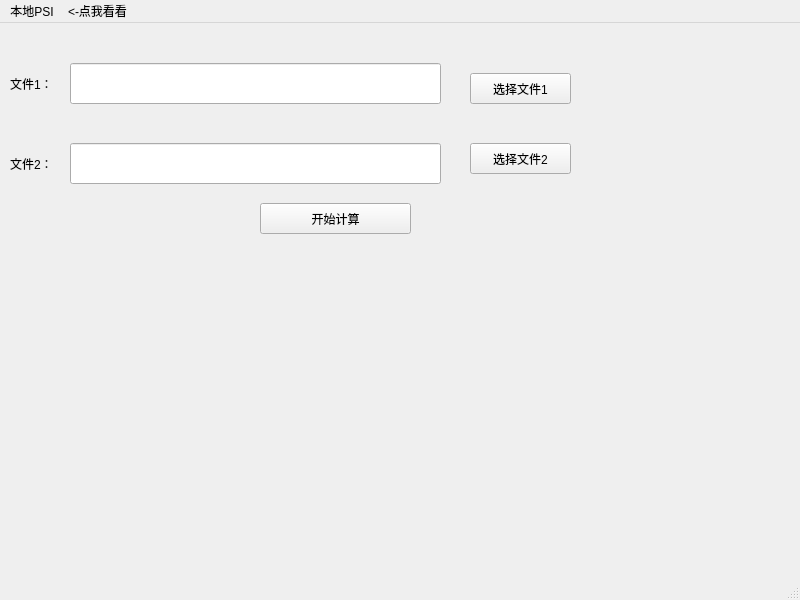
<?xml version="1.0" encoding="UTF-8"?>
<ui version="4.0">
 <class>page2</class>
 <widget class="QMainWindow" name="page2">
  <property name="geometry">
   <rect>
    <x>0</x>
    <y>0</y>
    <width>800</width>
    <height>600</height>
   </rect>
  </property>
  <property name="windowTitle">
   <string>MainWindow</string>
  </property>
  <widget class="QWidget" name="centralwidget">
   <widget class="QStackedWidget" name="stackedWidget">
    <property name="geometry">
     <rect>
      <x>0</x>
      <y>0</y>
      <width>800</width>
      <height>600</height>
     </rect>
    </property>
    <widget class="QWidget" name="page">
     <widget class="QWidget" name="widget" native="true">
      <property name="geometry">
       <rect>
        <x>0</x>
        <y>0</y>
        <width>620</width>
        <height>221</height>
       </rect>
      </property>
      <widget class="QLineEdit" name="file2input">
       <property name="geometry">
        <rect>
         <x>70</x>
         <y>120</y>
         <width>371</width>
         <height>41</height>
        </rect>
       </property>
      </widget>
      <widget class="QLabel" name="label_2">
       <property name="geometry">
        <rect>
         <x>10</x>
         <y>120</y>
         <width>61</width>
         <height>41</height>
        </rect>
       </property>
       <property name="text">
        <string>文件2：</string>
       </property>
      </widget>
      <widget class="QLabel" name="label">
       <property name="geometry">
        <rect>
         <x>10</x>
         <y>40</y>
         <width>61</width>
         <height>41</height>
        </rect>
       </property>
       <property name="text">
        <string>文件1：</string>
       </property>
      </widget>
      <widget class="QLineEdit" name="file1input">
       <property name="geometry">
        <rect>
         <x>70</x>
         <y>40</y>
         <width>371</width>
         <height>41</height>
        </rect>
       </property>
      </widget>
      <widget class="QPushButton" name="file1but">
       <property name="geometry">
        <rect>
         <x>470</x>
         <y>50</y>
         <width>101</width>
         <height>31</height>
        </rect>
       </property>
       <property name="text">
        <string>选择文件1</string>
       </property>
       <property name="icon">
        <iconset resource="icon.qrc">
         <normaloff>:/png/img/choisefile.png</normaloff>:/png/img/choisefile.png</iconset>
       </property>
      </widget>
      <widget class="QPushButton" name="file2but">
       <property name="geometry">
        <rect>
         <x>470</x>
         <y>120</y>
         <width>101</width>
         <height>31</height>
        </rect>
       </property>
       <property name="text">
        <string>选择文件2</string>
       </property>
       <property name="icon">
        <iconset resource="icon.qrc">
         <normaloff>:/png/img/choisefile.png</normaloff>:/png/img/choisefile.png</iconset>
       </property>
      </widget>
      <widget class="QPushButton" name="startcup">
       <property name="geometry">
        <rect>
         <x>260</x>
         <y>180</y>
         <width>151</width>
         <height>31</height>
        </rect>
       </property>
       <property name="text">
        <string>开始计算</string>
       </property>
       <property name="icon">
        <iconset resource="icon.qrc">
         <normaloff>:/png/img/1.png</normaloff>:/png/img/1.png</iconset>
       </property>
      </widget>
     </widget>
    </widget>
    <widget class="QWidget" name="page_2"/>
   </widget>
  </widget>
  <widget class="QMenuBar" name="menubar">
   <property name="geometry">
    <rect>
     <x>0</x>
     <y>0</y>
     <width>800</width>
     <height>29</height>
    </rect>
   </property>
   <widget class="QMenu" name="menu_PSI">
    <property name="title">
     <string>本地PSI</string>
    </property>
    <addaction name="actionCM20"/>
    <addaction name="actionECDH"/>
   </widget>
   <widget class="QMenu" name="menu">
    <property name="geometry">
     <rect>
      <x>488</x>
      <y>158</y>
      <width>141</width>
      <height>54</height>
     </rect>
    </property>
    <property name="tearOffEnabled">
     <bool>false</bool>
    </property>
    <property name="title">
     <string>&lt;-点我看看</string>
    </property>
    <property name="icon">
     <iconset resource="icon.qrc">
      <normaloff>:/png/img/figer.png</normaloff>:/png/img/figer.png</iconset>
    </property>
   </widget>
   <addaction name="menu_PSI"/>
   <addaction name="menu"/>
  </widget>
  <widget class="QStatusBar" name="statusbar"/>
  <action name="actionCM20">
   <property name="text">
    <string>CM20</string>
   </property>
  </action>
  <action name="actionECDH">
   <property name="text">
    <string>ECDH</string>
   </property>
  </action>
 </widget>
 <resources>
  <include location="icon.qrc"/>
 </resources>
 <connections/>
</ui>
